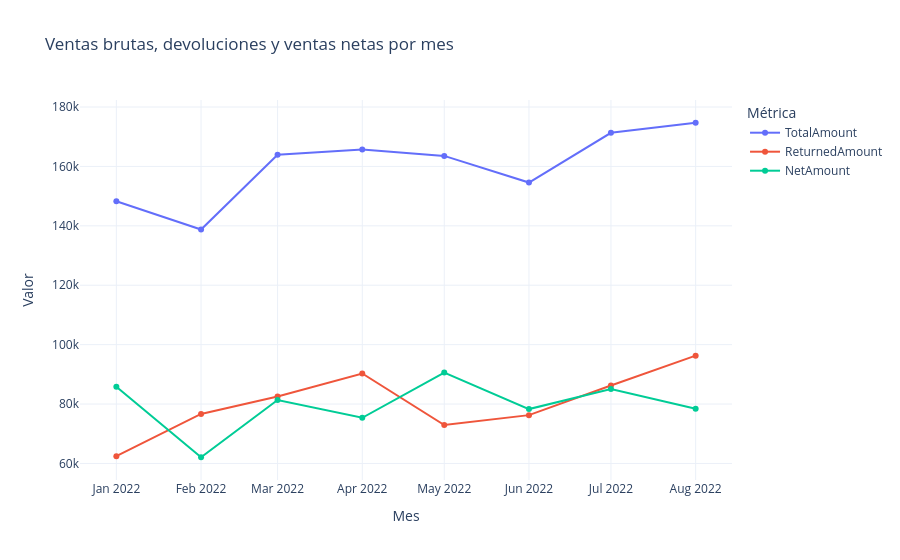

The notebook cell saved with this chart:
### Code cell
# ¿Cómo evolucionan las ventas brutas, devoluciones y ventas netas durante el período observado?

monthly_sales = (
    sales.groupby("OrderMonth")[["TotalAmount", "ReturnedAmount", "NetAmount"]]
    .sum()
    .reset_index()
)
monthly_sales = monthly_sales.melt(
    id_vars="OrderMonth", var_name="metric", value_name="amount"
)
monthly_sales.to_csv(SUBMISSION_DIR / "monthly_sales.csv", index=False)
fig = px.line(
    monthly_sales,
    x="OrderMonth",
    y="amount",
    color="metric",
    markers=True,
    title="Ventas brutas, devoluciones y ventas netas por mes",
    labels={"OrderMonth": "Mes", "amount": "Valor", "metric": "Métrica"},
)
fig.update_layout(template="plotly_white")
fig.show()

### Figure 1 — Plotly figure (JSON) as saved in the notebook; plotly's stock layout.template omitted (floating-point values rounded to 4 significant figures)
{"data": [{"hovertemplate": "Métrica=TotalAmount<br>Mes=%{x}<br>Valor=%{y}<extra></extra>", "legendgroup": "TotalAmount", "line": {"color": "#636efa", "dash": "solid"}, "marker": {"symbol": "circle"}, "mode": "lines+markers", "name": "TotalAmount", "orientation": "v", "showlegend": true, "type": "scatter", "x": ["2022-01-01T00:00:00", "2022-02-01T00:00:00", "2022-03-01T00:00:00", "2022-04-01T00:00:00", "2022-05-01T00:00:00", "2022-06-01T00:00:00", "2022-07-01T00:00:00", "2022-08-01T00:00:00"], "xaxis": "x", "y": [148300.0, 138800.0, 163900.0, 165700.0, 163500.0, 154600.0, 171300.0, 174700.0], "yaxis": "y"}, {"hovertemplate": "Métrica=ReturnedAmount<br>Mes=%{x}<br>Valor=%{y}<extra></extra>", "legendgroup": "ReturnedAmount", "line": {"color": "#EF553B", "dash": "solid"}, "marker": {"symbol": "circle"}, "mode": "lines+markers", "name": "ReturnedAmount", "orientation": "v", "showlegend": true, "type": "scatter", "x": ["2022-01-01T00:00:00", "2022-02-01T00:00:00", "2022-03-01T00:00:00", "2022-04-01T00:00:00", "2022-05-01T00:00:00", "2022-06-01T00:00:00", "2022-07-01T00:00:00", "2022-08-01T00:00:00"], "xaxis": "x", "y": [62460.0, 76670.0, 82570.0, 90280.0, 72930.0, 76260.0, 86240.0, 96290.0], "yaxis": "y"}, {"hovertemplate": "Métrica=NetAmount<br>Mes=%{x}<br>Valor=%{y}<extra></extra>", "legendgroup": "NetAmount", "line": {"color": "#00cc96", "dash": "solid"}, "marker": {"symbol": "circle"}, "mode": "lines+markers", "name": "NetAmount", "orientation": "v", "showlegend": true, "type": "scatter", "x": ["2022-01-01T00:00:00", "2022-02-01T00:00:00", "2022-03-01T00:00:00", "2022-04-01T00:00:00", "2022-05-01T00:00:00", "2022-06-01T00:00:00", "2022-07-01T00:00:00", "2022-08-01T00:00:00"], "xaxis": "x", "y": [85800.0, 62090.0, 81370.0, 75380.0, 90610.0, 78300.0, 85080.0, 78410.0], "yaxis": "y"}], "layout": {"legend": {"title": {"text": "Métrica"}, "tracegroupgap": 0}, "title": {"text": "Ventas brutas, devoluciones y ventas netas por mes"}, "xaxis": {"anchor": "y", "domain": [0, 1], "title": {"text": "Mes"}}, "yaxis": {"anchor": "x", "domain": [0, 1], "title": {"text": "Valor"}}}}
